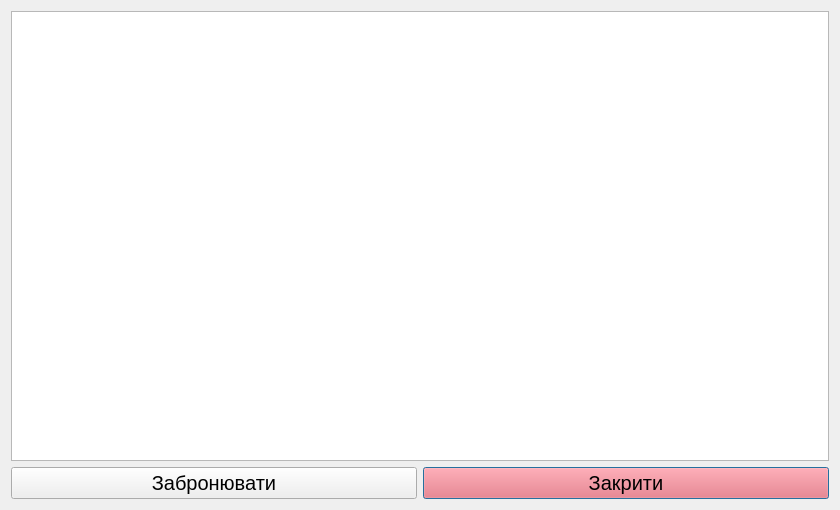
<?xml version="1.0" encoding="UTF-8"?>
<ui version="4.0">
 <class>GuestRoomDialog</class>
 <widget class="QDialog" name="GuestRoomDialog">
  <property name="geometry">
   <rect>
    <x>0</x>
    <y>0</y>
    <width>840</width>
    <height>510</height>
   </rect>
  </property>
  <property name="windowTitle">
   <string>Dialog</string>
  </property>
  <layout class="QGridLayout" name="gridLayout">
   <item row="1" column="2">
    <widget class="QPushButton" name="pbClose">
     <property name="font">
      <font>
       <pointsize>15</pointsize>
      </font>
     </property>
     <property name="styleSheet">
      <string notr="true">background-color: #fd5c63</string>
     </property>
     <property name="text">
      <string>Закрити</string>
     </property>
    </widget>
   </item>
   <item row="1" column="1">
    <widget class="QPushButton" name="pbBook">
     <property name="font">
      <font>
       <pointsize>15</pointsize>
      </font>
     </property>
     <property name="text">
      <string>Забронювати</string>
     </property>
    </widget>
   </item>
   <item row="0" column="1" colspan="2">
    <widget class="QTableView" name="tableView"/>
   </item>
  </layout>
 </widget>
 <resources/>
 <connections/>
</ui>
